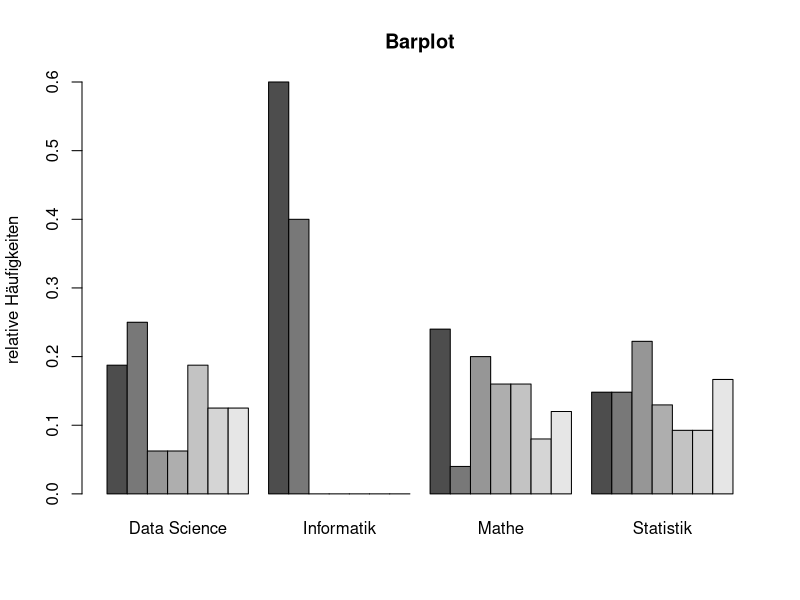

The R source for this figure:
# Wissenschaftliches Arbeiten - Git Hub Projekt (Gruppe 2)

## Aufgabe 3a - Funktionen Skript 1


## Funktion a
dmetrische <- function(x){
  par(mfrow=c(1,2))
  hist(x, freq = FALSE)
  boxplot(x)
  summary(x)
  par(mfrow=c(1,1))
}




## Funktion b
dkat <- function(x){
  barplot(table(x))
  if(is.numeric(x)){median(x)}
}





## Funktion c
dkat_biv <- function(x,y){
  tab <- table(x,y)
  mosaicplot(tab, main = "Mosaikplot")
}




## Funktion d
dbiv <- function(x,y){
  boxplot(x~y)
  spineplot(x, as.factor(y))
}




## Funktion e
dquan <- function(x){
  niedrig <- quantile(x, probs = 1/3)
  mittel <- quantile(x, probs = 2/3)
  hoch <- quantile(x, probs = 1)
  barplot(c(niedrig, mittel, hoch), names = c("niedrig", "mittel", "hoch"))
  table(cut(x, breaks = c(0, niedrig, mittel, hoch), 
            labels = c("niedrig", "mittel", "hoch")))
}


# In dquan sind Intervalle bei den Merkmalen Interesse.an.Mathe/Programmieren asymmetrisch: niedrig = (0, 3], mittel = (3, 5], hoch = (5, 7]

## Funktion f






## Weitere Funktionen


# Idee: Barplot der relative Häufigkeiten von Ausprägungen kategorieller Variablen in 
# Abhängigkeit von den Interessen darstellt

# beispielhaft:

data <- read.csv("datensatz.csv")

barplot(matrix(c(
  sapply(1:7, function(x) sum(data$Studienfach[which(data$Interesse.an.Mathematik == x)] == "Data Science"))/
    sum(data$Studienfach == "Data Science"),
  sapply(1:7, function(x) sum(data$Studienfach[which(data$Interesse.an.Mathematik == x)] == "Informatik"))/
    sum(data$Studienfach == "Informatik"),
  sapply(1:7, function(x) sum(data$Studienfach[which(data$Interesse.an.Mathematik == x)] == "Mathe"))/
    sum(data$Studienfach == "Mathe"),
  sapply(1:7, function(x) sum(data$Studienfach[which(data$Interesse.an.Mathematik == x)] == "Statistik"))/
    sum(data$Studienfach == "Statistik")), nrow = length(table(data$Interesse.an.Mathematik))),
  beside = TRUE,
  main = "Barplot", ylab = "relative Häufigkeiten", names.arg = c("Data Science", "Informatik",
                                                                  "Mathe", "Statistik"))

# Nächster Schritt: Diesen Barplot als Funktion verallgemeinern
